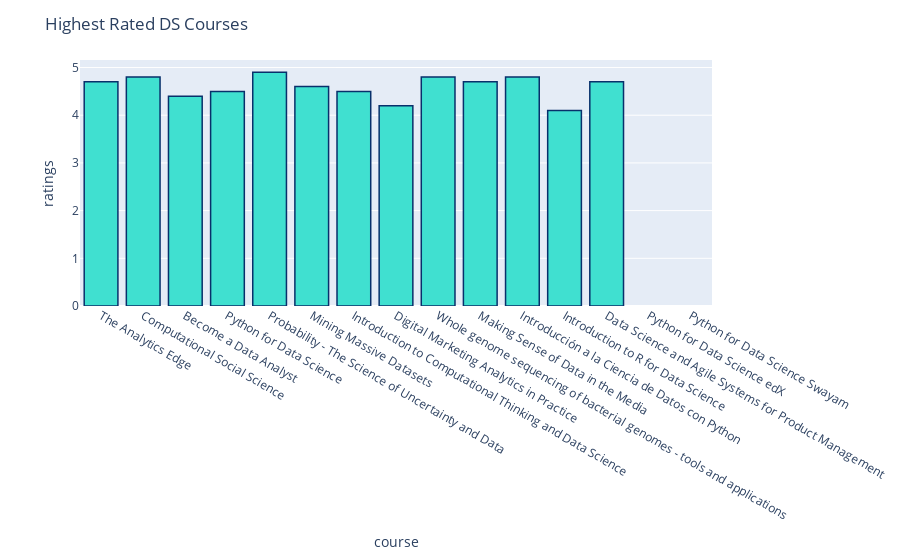

The cell this chart's notebook holds for it:
### Code cell
# Best Rated Courses:

bestRated.loc[7,'course'] = 'Python for Data Science edX'
bestRated.loc[9,'course'] = 'Python for Data Science Swayam'

fig = px.bar(bestRated, x='course', y='ratings')
fig.update_traces(marker_color="turquoise",marker_line_color='rgb(8,48,107)',
                  marker_line_width=1.5)
fig.update_layout(title_text='Highest Rated DS Courses')
# py.plot(fig)
fig.show()

### Figure 1 — Plotly figure (JSON) as saved in the notebook; plotly's stock layout.template omitted (floating-point values rounded to 4 significant figures)
{"data": [{"alignmentgroup": "True", "hovertemplate": "course=%{x}<br>ratings=%{y}<extra></extra>", "legendgroup": "", "marker": {"color": "turquoise", "line": {"color": "rgb(8,48,107)", "width": 1.5}}, "name": "", "offsetgroup": "", "orientation": "v", "showlegend": false, "textposition": "auto", "type": "bar", "x": ["The Analytics Edge", "Computational Social Science", "Become a Data Analyst", "Python for Data Science", "Probability - The Science of Uncertainty and Data", "Mining Massive Datasets", "Introduction to Computational Thinking and Data Science", "Digital Marketing Analytics in Practice", "Whole genome sequencing of bacterial genomes - tools and applications", "Making Sense of Data in the Media", "Introducción a la Ciencia de Datos con Python", "Introduction to R for Data Science", "Data Science and Agile Systems for Product Management", "Python for Data Science edX", "Python for Data Science Swayam"], "xaxis": "x", "y": [4.7, 4.8, 4.4, 4.5, 4.9, 4.6, 4.5, 4.2, 4.8, 4.7, 4.8, 4.1, 4.7, null, null], "yaxis": "y"}], "layout": {"barmode": "relative", "legend": {"tracegroupgap": 0}, "margin": {"t": 60}, "title": {"text": "Highest Rated DS Courses"}, "xaxis": {"anchor": "y", "domain": [0, 1], "title": {"text": "course"}}, "yaxis": {"anchor": "x", "domain": [0, 1], "title": {"text": "ratings"}}}}
